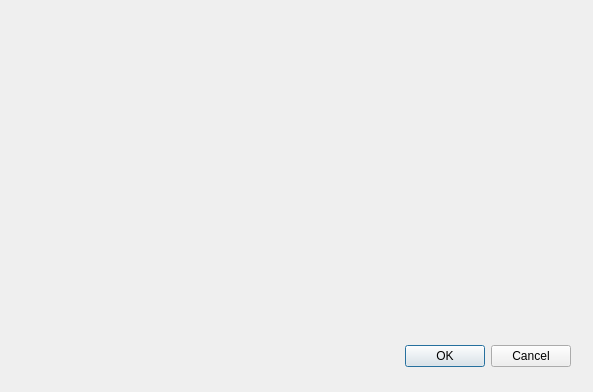
<?xml version="1.0" encoding="UTF-8"?>
<ui version="4.0">
 <class>Dialog</class>
 <widget class="QDialog" name="Dialog">
  <property name="geometry">
   <rect>
    <x>0</x>
    <y>0</y>
    <width>593</width>
    <height>392</height>
   </rect>
  </property>
  <property name="windowTitle">
   <string>Dialog</string>
  </property>
  <widget class="QDialogButtonBox" name="buttonBox">
   <property name="geometry">
    <rect>
     <x>230</x>
     <y>340</y>
     <width>341</width>
     <height>32</height>
    </rect>
   </property>
   <property name="orientation">
    <enum>Qt::Horizontal</enum>
   </property>
   <property name="standardButtons">
    <set>QDialogButtonBox::Cancel|QDialogButtonBox::Ok</set>
   </property>
  </widget>
  <widget class="QwtSlider" name="Slider">
   <property name="geometry">
    <rect>
     <x>40</x>
     <y>60</y>
     <width>63</width>
     <height>250</height>
    </rect>
   </property>
  </widget>
 </widget>
 <customwidgets>
  <customwidget>
   <class>QwtSlider</class>
   <extends>QWidget</extends>
   <header>qwt_slider.h</header>
  </customwidget>
 </customwidgets>
 <resources/>
 <connections>
  <connection>
   <sender>buttonBox</sender>
   <signal>accepted()</signal>
   <receiver>Dialog</receiver>
   <slot>accept()</slot>
   <hints>
    <hint type="sourcelabel">
     <x>248</x>
     <y>254</y>
    </hint>
    <hint type="destinationlabel">
     <x>157</x>
     <y>274</y>
    </hint>
   </hints>
  </connection>
  <connection>
   <sender>buttonBox</sender>
   <signal>rejected()</signal>
   <receiver>Dialog</receiver>
   <slot>reject()</slot>
   <hints>
    <hint type="sourcelabel">
     <x>316</x>
     <y>260</y>
    </hint>
    <hint type="destinationlabel">
     <x>286</x>
     <y>274</y>
    </hint>
   </hints>
  </connection>
 </connections>
</ui>
